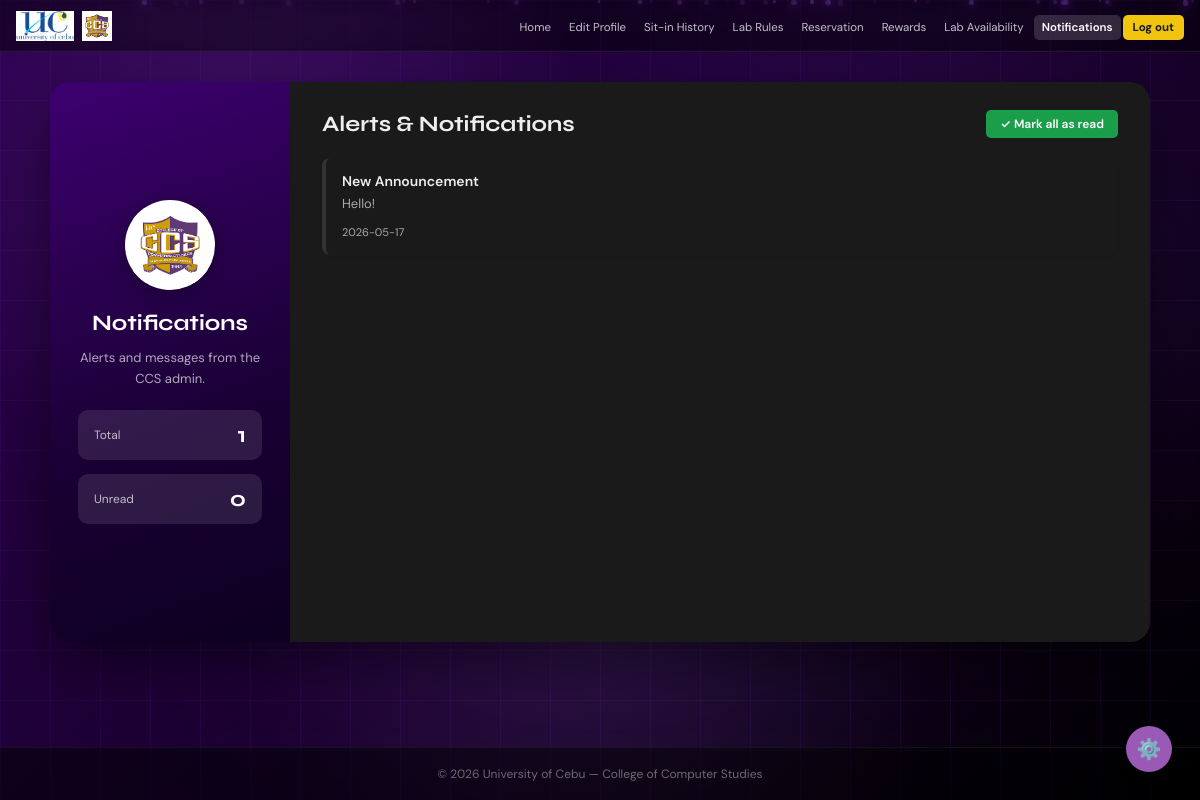
/student/notifications (signed in), run on an earlier commit of the app's database.
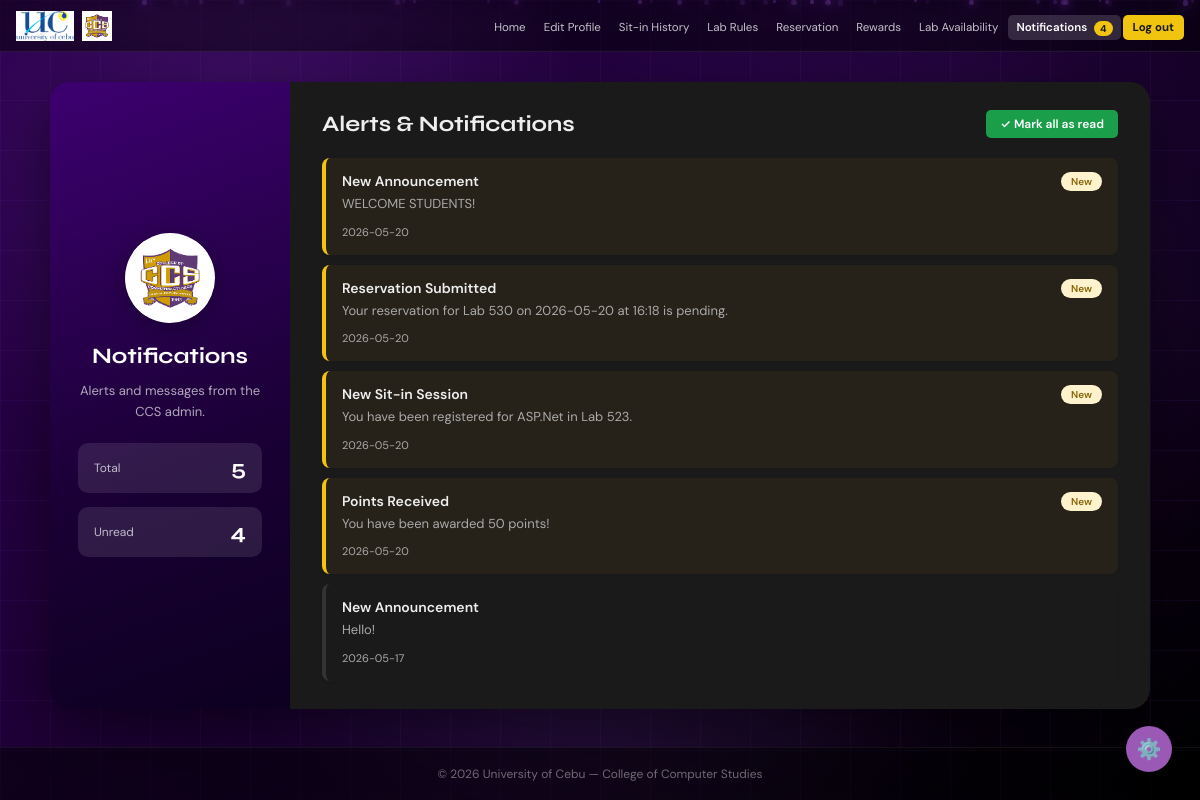
And on a later commit of the database.
### tables this page shows
CREATE TABLE notifications (
        id      INTEGER PRIMARY KEY AUTOINCREMENT,
        idnum   TEXT    NOT NULL DEFAULT 'global',
        title   TEXT    NOT NULL,
        message TEXT    NOT NULL,
        date    TEXT    NOT NULL DEFAULT (DATE('now')),
        is_read INTEGER DEFAULT 0
    );

### app.py (the view)
@app.route('/student/notifications')
def student_notifications():
    if not student_required():
        return redirect(url_for('login'))
    conn = get_db()
    conn.execute('''
        UPDATE notifications SET is_read = 1
        WHERE is_read = 0 AND (idnum = ? OR idnum = 'global')
    ''', (session['user_idnum'],))
    conn.commit()
    notifications = conn.execute('''
        SELECT * FROM notifications
        WHERE idnum = ? OR idnum = 'global'
        ORDER BY id DESC
    ''', (session['user_idnum'],)).fetchall()
    conn.close()
    return render_template('student/notifications.html', notifications=notifications)

### app.py (called while the page is built, shortened)
def get_db():
    conn = sqlite3.connect(os.path.join(BASE_DIR, 'database.db'))
    conn.row_factory = sqlite3.Row
    return conn

@app.before_request
def csrf_protect():
    if 'csrf_token' not in session:
        session['csrf_token'] = secrets.token_hex(16)
    if request.method == "POST":
        token = session.get('csrf_token', '')
        form_token = request.form.get('csrf_token', '')
        if not token or token != form_token:
            flash('Invalid request. Please try again.', 'error')
            return redirect(request.url)

@app.context_processor
def inject_unread_count():
    if 'user_id' in session and session.get('role') == 'student':
        conn = get_db()
        count = conn.execute('''
            SELECT COUNT(*) FROM notifications
            WHERE is_read = 0 AND (idnum = ? OR idnum = 'global')
        ''', (session['user_idnum'],)).fetchone()[0]
        conn.close()
        return dict(unread_count=count)

def student_required():
    return 'user_id' in session and session.get('role') == 'student'

### templates/student/notifications.html (shortened to what this page needs)
<!DOCTYPE html>
<html lang="en">
<head>
  <link rel="stylesheet" href="{{ url_for('static', filename='style.css') }}" />
  <link href="https://cdnjs.cloudflare.com/ajax/libs/toastr.js/latest/toastr.min.css" rel="stylesheet"/>
</head>
<body>
  <nav>
    <div class="nav-left">
      <img src="{{ url_for('static', filename='uclogo.png') }}" alt="UC" class="nav-logo" />
      <img src="{{ url_for('static', filename='ccsmainlogo.png') }}" alt="CCS" class="nav-logo" />
    </div>
    <ul class="nav-links">
      <li><a href="{{ url_for('student_home') }}">Home</a></li>
      <li><a href="{{ url_for('student_profile') }}">Edit Profile</a></li>
      <li><a href="{{ url_for('student_history') }}">Sit-in History</a></li>
      <li><a href="{{ url_for('student_labrules') }}">Lab Rules</a></li>
      <li><a href="{{ url_for('student_reservation') }}">Reservation</a></li>
      <li><a href="{{ url_for('student_rewards') }}">Rewards</a></li>
      <li><a href="{{ url_for('student_lab_availability') }}">Lab Availability</a></li>
      <li>
        <a href="{{ url_for('student_notifications') }}" class="active">
          Notifications
          {% if unread_count > 0 %}
            <span class="notification-badge">{{ unread_count }}</span>
          {% endif %}
        </a>
      </li>
      <li><a href="{{ url_for('logout') }}" class="btn-nav-logout">Log out</a></li>
    </ul>
  </nav>
  <main class="admin-main">
    <div class="admin-split-card">
      <div class="split-left">
        <div class="split-logo-circle">
          <img src="{{ url_for('static', filename='ccsmainlogo.png') }}" alt="CCS" />
        </div>
        <h2 class="split-title">Notifications</h2>
        <p class="split-desc">Alerts and messages from the CCS admin.</p>
        <div class="admin-stats" style="margin-top:20px;">
          <div class="stat-item">
            <span class="stat-lbl">Total</span>
            <span class="stat-num">{{ notifications | length }}</span>
          </div>
          <div class="stat-item">
            <span class="stat-lbl">Unread</span>
            <span class="stat-num">{{ notifications | selectattr('is_read', 'equalto', 0) | list | length }}</span>
          </div>
        </div>
      </div>
      <div class="split-right">
        <div style="display:flex; justify-content:space-between; align-items:center; margin-bottom:20px;">
          <h2 class="form-title" style="margin-bottom:0;">Alerts &amp; Notifications</h2>
          {% if notifications %}
            <a href="{{ url_for('mark_all_notifications_read') }}" class="btn-submit" style="font-size:12px; padding:6px 14px;">✓ Mark all as read</a>
          {% endif %}
        </div>
        {% if notifications %}
          <div style="display:flex; flex-direction:column; gap:10px;">
            {% for n in notifications %}
            <div class="notif-item {% if n['is_read'] == 0 %}notif-unread{% endif %}">
              <div style="display:flex; justify-content:space-between; align-items:flex-start; gap:10px;">
                <div>
                  <p class="notif-title">{{ n['title'] }}</p>
                  <p class="notif-msg">{{ n['message'] }}</p>
                </div>
                {% if n['is_read'] == 0 %}
                  <span class="badge badge-pending" style="flex-shrink:0; font-size:10px;">New</span>
                {% endif %}
              </div>
              <span class="notif-date">{{ n['date'] }}</span>
            </div>
            {% endfor %}
          </div>
        {% else %}
          <div style="text-align:center; padding:40px 20px;">
            <p style="font-size:32px; margin-bottom:10px;">🔔</p>
            <p style="color:var(--muted); font-size:14px;">No notifications at this time.</p>
          </div>
        {% endif %}
      </div>
    </div>
  </main>
  <footer>&copy; 2026 University of Cebu — College of Computer Studies</footer>
</body>
</html>

What changed in the data, as far as the page shows it:
added notifications: title "New Announcement", message "WELCOME STUDENTS!", is_read "New", date "2026-05-20"
added notifications: title "Reservation Submitted", message "Your reservation for Lab 530 on 2026-05-20 at 16:18 is pending.", is_read "New", date "2026-05-20"
added notifications: title "New Sit-in Session", message "You have been registered for ASP.Net in Lab 523.", is_read "New", date "2026-05-20"
added notifications: title "Points Received", message "You have been awarded 50 points!", is_read "New", date "2026-05-20"
Also different on the page:
{{ unread_count }}: (not shown) → "4"
{{ notifications | length }}: "1" → "5"
{{ notifications | selectattr('is_read', 'equalto', 0) | list | length }}: "0" → "4"
